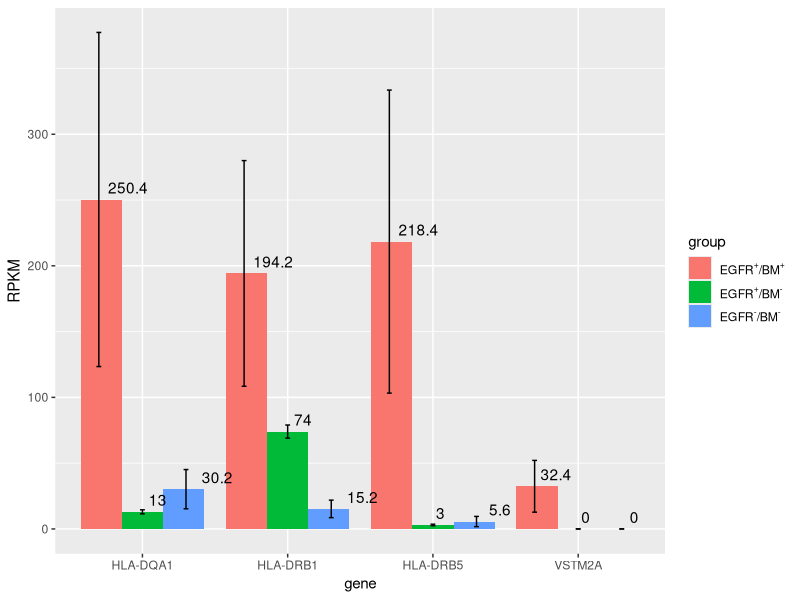

This chart was generated by the following R code:
options(stringsAsFactors = F)
library(ggplot2)
a = read.table('exosomes.txt', header = T)

p <- ggplot(a,aes(x=gene,y=RPKM,fill=group))+geom_bar(stat="identity",width = .85,position = "dodge")
 p+ geom_text(aes(label=RPKM),vjust=-0.5,hjust=-0.35,position=position_dodge(1))+
   scale_fill_discrete(labels=c(expression(paste(EGFR^"+","/",BM^"+")),expression(paste(EGFR^"+","/",BM^"-")),
                                expression(paste(EGFR^"-","/",BM^"-"))))+
   geom_errorbar(aes(ymin=RPKM-se, ymax=RPKM+se),width=.1,position=position_dodge(.9))
